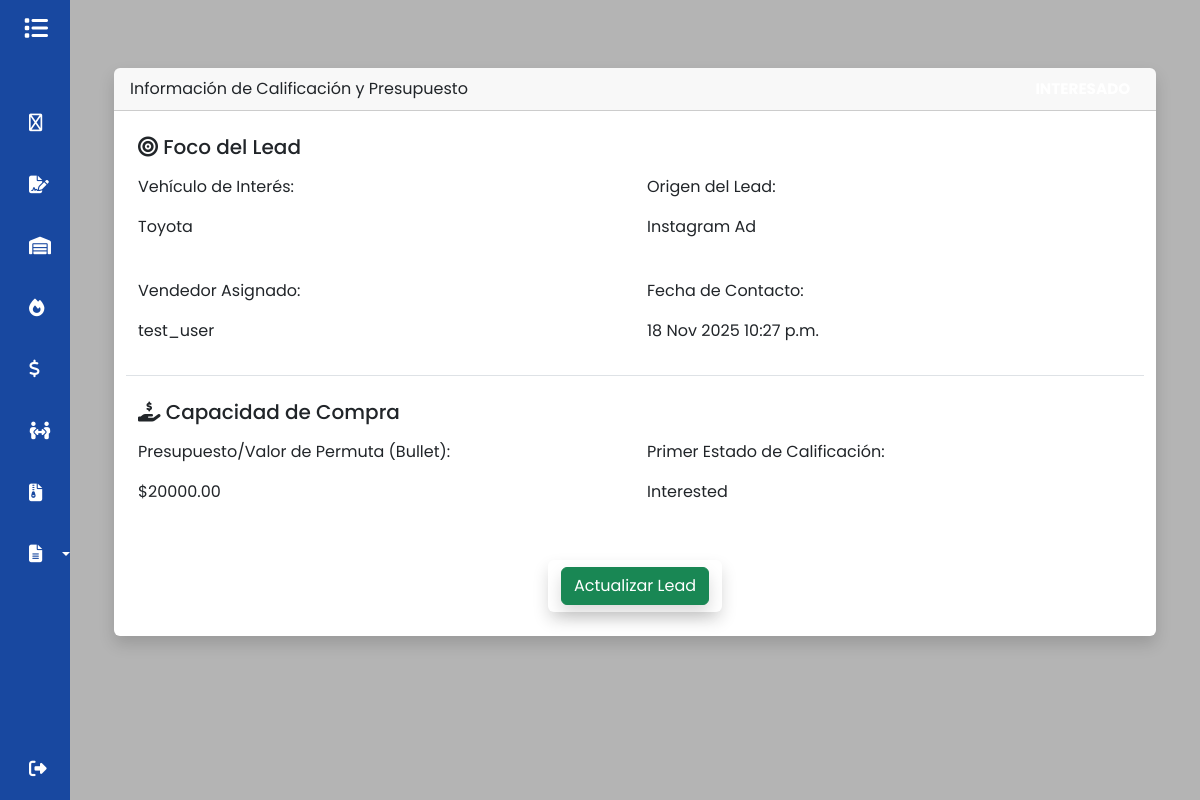
The page /show_lead/1 (signed in) on the database as committed earlier.
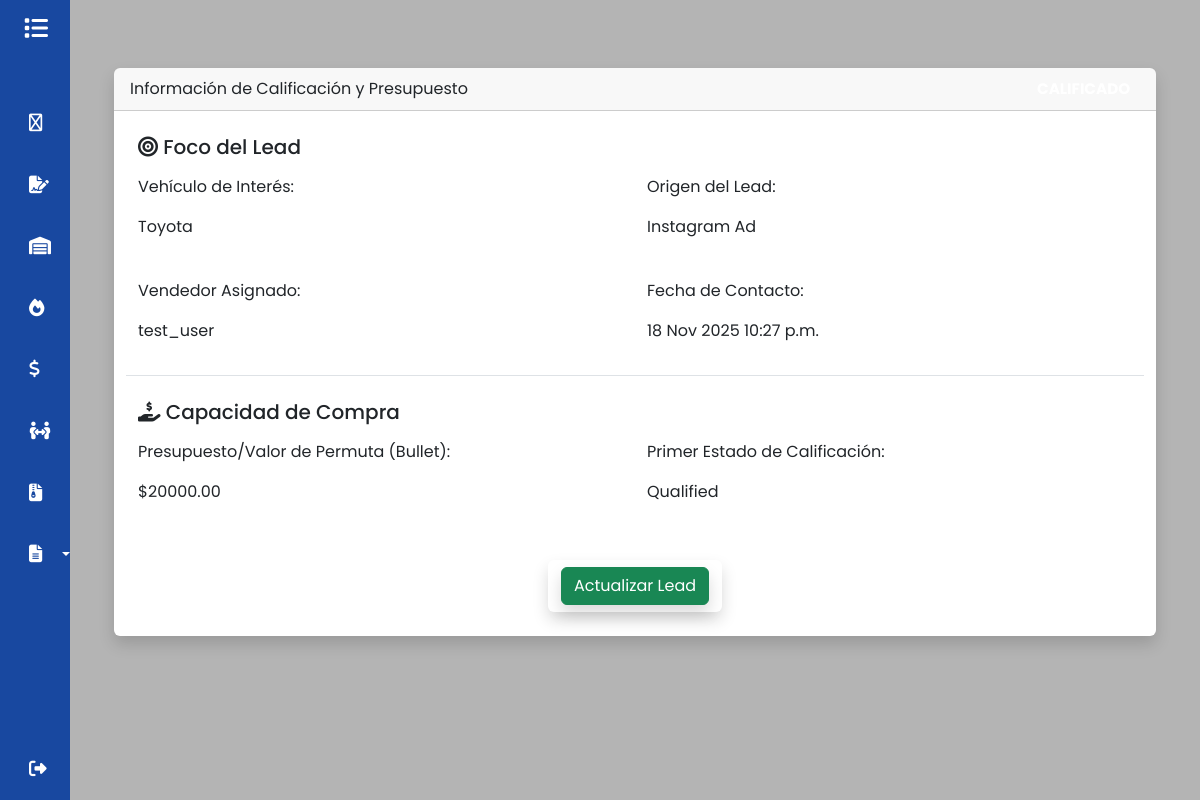
The same page on the database as committed later.
### GDMFX/models.py (models this page shows, shortened)
class Leads(models.Model):
    name = models.CharField(max_length=150)
    interested = models.ForeignKey(Vehicles, on_delete=models.SET_NULL, null=True, blank=True)
    source = models.CharField(max_length=150)
    LEAD_STATUS_CHOICES = [
        ('Interested', 'Interested'),
        ('Contacted', 'Contacted'),
        ('Qualified', 'Qualified'),
    ]
    status = models.CharField(max_length=20, choices=LEAD_STATUS_CHOICES, default='Interested')
    user = models.ForeignKey(User, on_delete=models.SET_NULL, null=True, blank=True)
    contact_date = models.DateTimeField(null=True, blank=True)
    bullet = models.DecimalField(max_digits=12, decimal_places=2, null=True, blank=True)

class Vehicles(models.Model):
    vin = models.CharField(max_length=17, unique=True)
    brand = models.CharField(max_length=50)
    model = models.CharField(max_length=50)
    CONDITION_CHOICES = [
        ('Used', 'Used'),
        ('New', 'New'),
    ]
    condition = models.CharField(max_length=10, choices=CONDITION_CHOICES)
    km = models.IntegerField(default=0)
    color = models.CharField(max_length=50)
    price_adquisition = models.DecimalField(max_digits=12, decimal_places=2, null=True, blank=True)
    selling_price = models.DecimalField(max_digits=12, decimal_places=2, null=True, blank=True)
    integration_date = models.DateField(null=True, blank=True)
    STATUS_CHOICES = [
        ('Available', 'Available'),
        ('Sold', 'Sold'),
    ]
    status = models.CharField(max_length=10, choices=STATUS_CHOICES)
    user = models.ForeignKey(User, on_delete=models.CASCADE)

### GDMFX/views.py (the view)
# urls.py: path('show_lead/<int:id_lead>', views.show_lead, name='show_lead'),
@login_required
def show_lead(request, id_lead):
    lead = get_object_or_404(Leads, pk= id_lead, user = request.user)
    return render(request, 'show_lead.html', {'leads': lead})

### GDMFX/templates/show_lead.html (shortened to what this page needs)
{% extends 'base.html'%}
{%block content%}
<div class="container my-5">
    <div class="card shadow border-0">
        <div class="card-header d-flex justify-content-between align-items-center">
            Información de Calificación y Presupuesto
            {% if leads.status == 'Qualified' %}
            <span class="badge" style="background-color: var(--color-success); font-size: 0.95rem;">CALIFICADO</span>
            {% elif lead.status == 'Contacted' %}
            <span class="badge"
                style="background-color: var(--color-info); color: black; font-size: 0.95rem;">CONTACTADO</span>
            {% else %}
            <span class="badge" style="background-color: var(--color-danger); font-size: 0.95rem;">INTERESADO</span>
            {% endif %}
        </div>
        <div class="card-body p-4">
            <h5 class="mb-3" style="color: var(--color-primary);"><i class="fas fa-bullseye"></i> Foco del Lead</h5>
            <div class="row g-4 mb-4 border-bottom pb-3">
                <div class="col-md-6 col-12">
                    <p class="detail-label">Vehículo de Interés:</p>
                    {% if leads.interested %}
                    <p class="detail-value">{{ leads.interested.brand }} {{ lead.interested.model }}</p>
                    {% else %}
                    <p class="detail-value text-muted">Interés general o no especificado.</p>
                    {% endif %}
                </div>
                <div class="col-md-6 col-12">
                    <p class="detail-label">Origen del Lead:</p>
                    <p class="detail-value">{{ leads.source }}</p>
                </div>
                <div class="col-md-6 col-12">
                    <p class="detail-label">Vendedor Asignado:</p>
                    <p class="detail-value">{{ leads.user.username|default:"No Asignado" }}</p>
                </div>
                <div class="col-md-6 col-12">
                    <p class="detail-label">Fecha de Contacto:</p>
                    <p class="detail-value">{{ leads.contact_date|date:"d M Y h:i a" }}</p>
                </div>
            </div>
            <h5 class="mb-3" style="color: var(--color-primary);"><i class="fas fa-hand-holding-usd"></i> Capacidad de
                Compra</h5>
            <div class="row mb-4">
                <div class="col-md-6 mb-3">
                    <p class="detail-label">Presupuesto/Valor de Permuta (Bullet):</p>
                    <p class="bullet-value">
                        ${{ leads.bullet|default:"0.00" }}
                    </p>
                </div>
                <div class="col-md-6 mb-3">
                    <p class="detail-label">Primer Estado de Calificación:</p>
                    <p class="detail-value">{{ leads.get_status_display }}</p>
                </div>
            </div>
            <div class="mt-4 text-center">
                <a href="#" class="btn btn-custom-action shadow">
                    <form action="{% url 'update_lead' leads.id %}" method="get">
                        <button type="submit" class="btn btn-success btn-custom-action shadow">Actualizar Lead</button>
                    </form>
                </a>
            </div>
        </div>
    </div>
</div>
{%endblock%}

Rows that differ between the two databases and show on the page:
changed Leads "Instagram Ad": status "Interested" → "Qualified"
